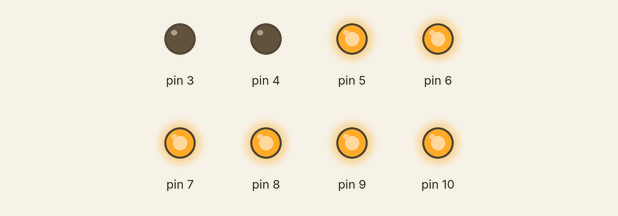
Bench run of a sketch on a simulated Arduino Uno, built with avr-gcc and run on an emulated ATmega328P. Parts: output pins drawn as LEDs (lit = HIGH).

Above: at 0.3 s.
At 1.8 s:
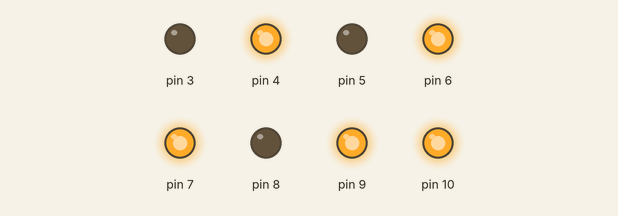
At 3.3 s:
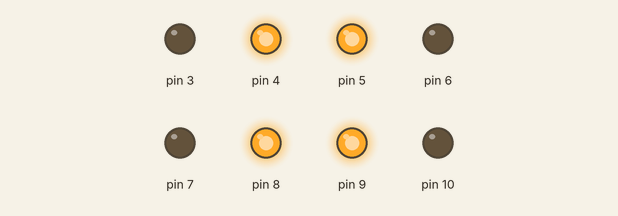
At 7.1 s:
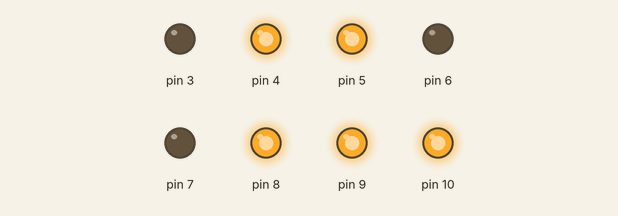
At 10.8 s:
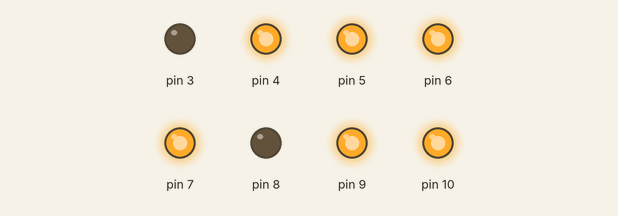
At 14.6 s:
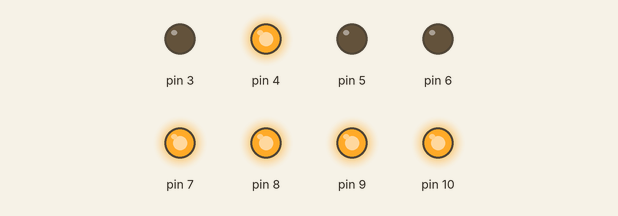
Timing chart, 0 to 15.6 s (numbered marks = the images above):
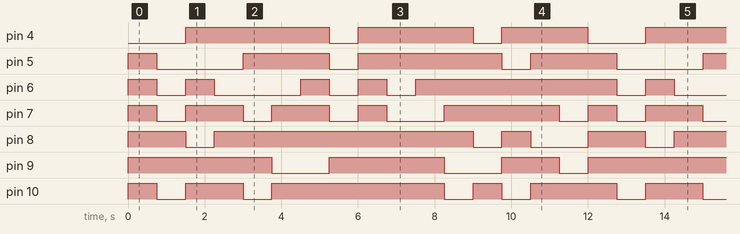

Measured:
- by itself, pin 4: repeats every 12.0 s: LOW 0.75 s, HIGH 3.0 s, LOW 0.75 s, HIGH 2.3 s, LOW 1.5 s, HIGH 3.8 s
- by itself, pin 5: repeats every 12.0 s: LOW 2.3 s, HIGH 2.3 s, LOW 0.75 s, HIGH 3.8 s, LOW 0.75 s, HIGH 2.3 s
- by itself, pin 6: repeats every 12.0 s: LOW 0.75 s, HIGH 0.75 s, LOW 2.3 s, 2 × (HIGH 0.75 s, LOW 0.75 s), HIGH 5.3 s
- by itself, pin 7: repeats every 12.0 s: 2 × (LOW 0.75 s, HIGH 1.5 s), LOW 0.75 s, HIGH 0.75 s, LOW 1.5 s, HIGH 3.0 s, LOW 0.75 s, HIGH 0.75 s
- by itself, pin 8: repeats every 12.0 s: LOW 0.75 s, HIGH 6.8 s, LOW 0.75 s, HIGH 0.75 s, LOW 1.5 s, HIGH 1.5 s
- by itself, pin 9: repeats every 12.0 s: LOW 1.5 s, HIGH 3.0 s, LOW 1.5 s, HIGH 1.5 s, LOW 0.75 s, HIGH 3.8 s
- by itself, pin 10: repeats every 12.0 s: LOW 0.75 s, HIGH 1.5 s, LOW 0.75 s, HIGH 4.5 s, LOW 0.75 s, HIGH 0.75 s, LOW 0.75 s, HIGH 2.3 s

The sketch:

efeitoDisplayy.ino
```cpp
int i;

void setup() {
  for(i = 3; i <= 10; i++){
    pinMode(i,OUTPUT);
  }
}

void loop() {
  acende0();
  delay(750);
  limpaLeds();
  acende1();
  delay(750);
  limpaLeds();
  acende2();
  delay(750);
  limpaLeds();
  acende3();
  delay(750);
  limpaLeds();
  acende4();
  delay(750);
  limpaLeds();
  acende5();
  delay(750);
  limpaLeds();
  acende6();
  delay(750);
  limpaLeds();
  acende7();
  delay(750);
  limpaLeds();
  acende8();
  delay(750);
  limpaLeds();
  acende9();
  delay(750);
  limpaLeds();
  acendeA();
  delay(750);
  limpaLeds();
  acendeB();
  delay(750);
  limpaLeds();
  acendeC();
  delay(750);
  limpaLeds();
  acendeD();
  delay(750);
  limpaLeds();
  acendeE();
  delay(750);
  limpaLeds();
  acendeF();
  delay(750);
  limpaLeds();
}

void limpaLeds(){
  for(i = 3; i <= 10; i++){
    digitalWrite(i,LOW);
  }
}

void acende0(){
  digitalWrite(10,HIGH);
  digitalWrite(9,HIGH);
  digitalWrite(8,HIGH);
  digitalWrite(7,HIGH);
  digitalWrite(6,HIGH);
  digitalWrite(5,HIGH);
}

void acende1(){
  digitalWrite(9,HIGH);
  digitalWrite(8,HIGH);
}

void acende2(){
  digitalWrite(10,HIGH);
  digitalWrite(9,HIGH);
  digitalWrite(4,HIGH);
  digitalWrite(7,HIGH);
  digitalWrite(6,HIGH);
}

void acende3(){
  digitalWrite(10,HIGH);
  digitalWrite(9,HIGH);
  digitalWrite(8,HIGH);
  digitalWrite(7,HIGH);
  digitalWrite(4,HIGH);
}

void acende4(){
  digitalWrite(9,HIGH);
  digitalWrite(8,HIGH);
  digitalWrite(5,HIGH);
  digitalWrite(4,HIGH);
}

void acende5(){
  digitalWrite(10,HIGH);
  digitalWrite(8,HIGH);
  digitalWrite(7,HIGH);
  digitalWrite(5,HIGH);
  digitalWrite(4,HIGH);
}

void acende6(){
  digitalWrite(10,HIGH);
  digitalWrite(8,HIGH);
  digitalWrite(7,HIGH);
  digitalWrite(6,HIGH);
  digitalWrite(5,HIGH);
  digitalWrite(4,HIGH);
}

void acende7(){
  digitalWrite(10,HIGH);
  digitalWrite(9,HIGH);
  digitalWrite(8,HIGH);
}

void acende8(){
  digitalWrite(10,HIGH);
  digitalWrite(9,HIGH);
  digitalWrite(8,HIGH);
  digitalWrite(7,HIGH);
  digitalWrite(6,HIGH);
  digitalWrite(5,HIGH);
  digitalWrite(4,HIGH);
}

void acende9(){
  digitalWrite(10,HIGH);
  digitalWrite(9,HIGH);
  digitalWrite(8,HIGH);
  digitalWrite(5,HIGH);
  digitalWrite(4,HIGH);
}

void acendeA(){
  digitalWrite(10,HIGH);
  digitalWrite(9,HIGH);
  digitalWrite(8,HIGH);
  digitalWrite(6,HIGH);
  digitalWrite(5,HIGH);
  digitalWrite(4,HIGH);
}

void acendeB(){
  digitalWrite(4,HIGH);
  digitalWrite(8,HIGH);
  digitalWrite(7,HIGH);
  digitalWrite(6,HIGH);
  digitalWrite(5,HIGH);
}

void acendeC(){
  digitalWrite(10,HIGH);
  digitalWrite(5,HIGH);
  digitalWrite(7,HIGH);
  digitalWrite(6,HIGH);
}

void acendeD(){
  digitalWrite(9,HIGH);
  digitalWrite(8,HIGH);
  digitalWrite(7,HIGH);
  digitalWrite(6,HIGH);
  digitalWrite(4,HIGH);
}

void acendeE(){
  digitalWrite(10,HIGH);
  digitalWrite(9,HIGH);
  digitalWrite(7,HIGH);
  digitalWrite(6,HIGH);
  digitalWrite(5,HIGH);
  digitalWrite(4,HIGH);
}

void acendeF(){
  digitalWrite(10,HIGH);
  digitalWrite(6,HIGH);
  digitalWrite(5,HIGH);
  digitalWrite(4,HIGH);
}
```
